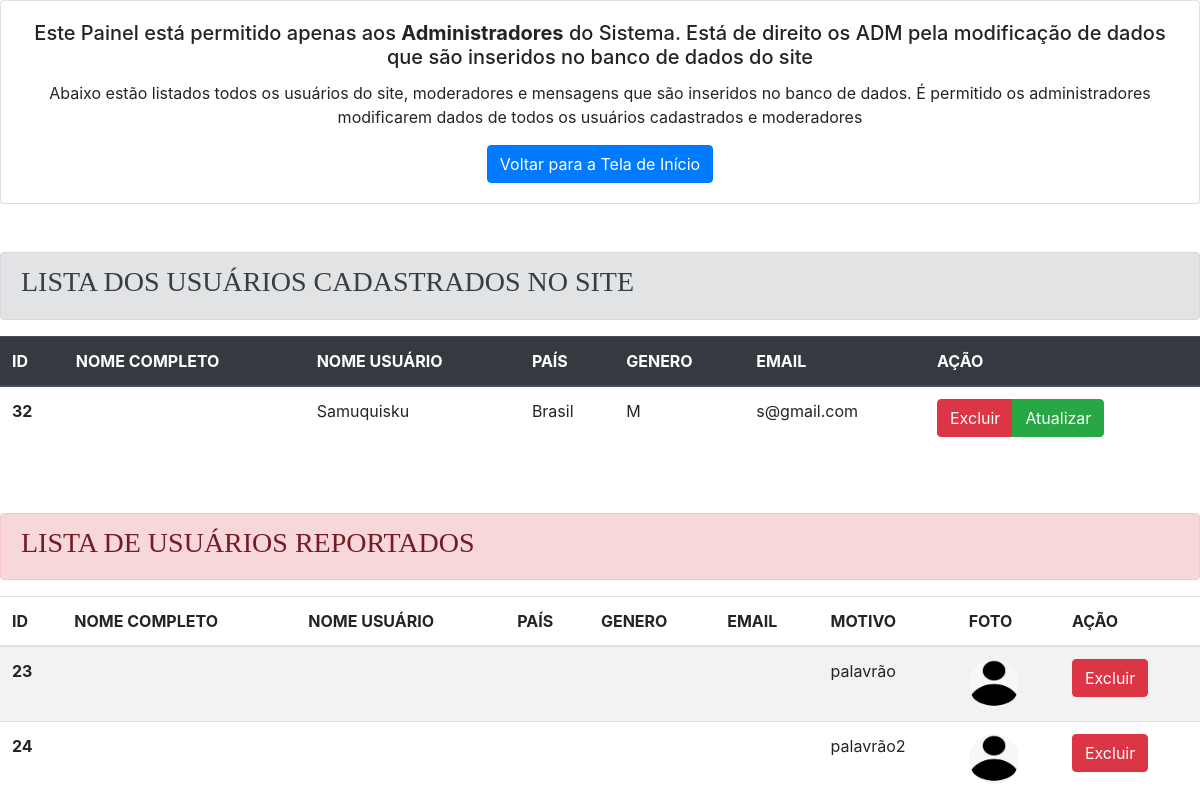
Before: /adm.php with the older database file.
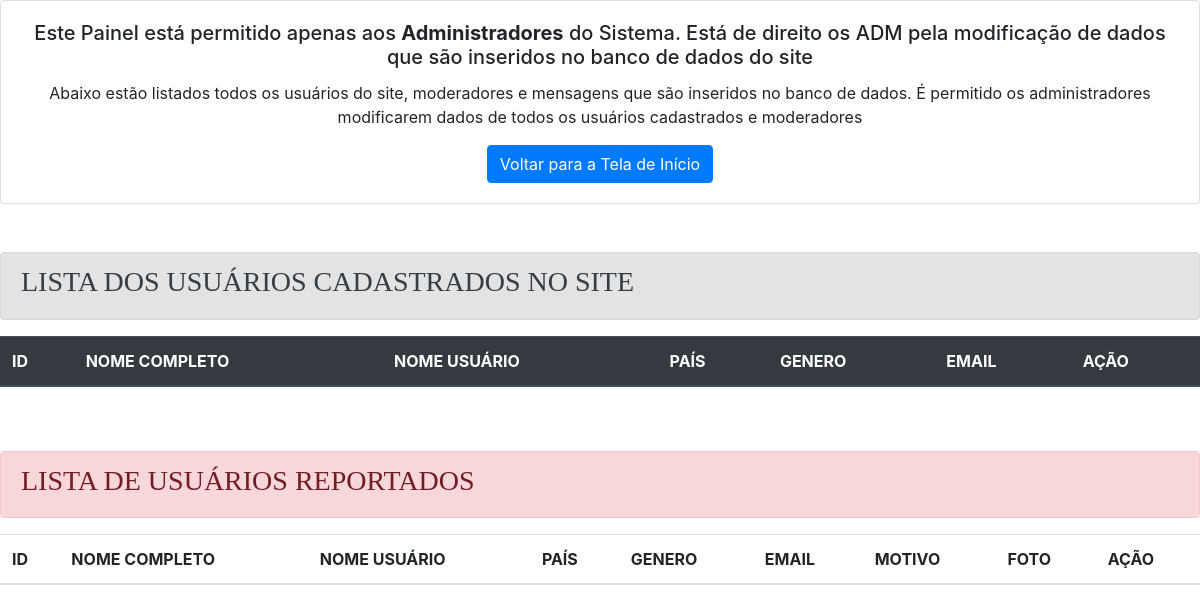
After: the same page with the newer database file.
### tables this page shows
CREATE TABLE `usuarios` (
  `id` int(11) NOT NULL AUTO_INCREMENT,
  `nomecompleto` varchar(200) DEFAULT NULL,
  `nomeusuario` varchar(200) DEFAULT NULL,
  `pais` varchar(200) DEFAULT NULL,
  `genero` varchar(10) DEFAULT NULL,
  `email` varchar(200) NOT NULL,
  `senha` varchar(9) NOT NULL,
  `foto` varchar(200) DEFAULT NULL,
  PRIMARY KEY (`id`)
);

CREATE TABLE `report` (
  `id` int(11) NOT NULL AUTO_INCREMENT,
  `nomecompleto` varchar(200) DEFAULT NULL,
  `nomeusuario` varchar(200) NOT NULL,
  `pais` varchar(250) NOT NULL,
  `genero` varchar(100) NOT NULL,
  `email` varchar(200) NOT NULL,
  `motivo` text NOT NULL,
  `foto` varchar(200) DEFAULT NULL,
  PRIMARY KEY (`id`)
);

### adm.php (the view, shortened to what this page needs)
<?php
include("php/conexao.php");
$sql = "SELECT * FROM usuarios";
$result = mysqli_query($con,$sql);
$sql2 = "SELECT * FROM report";
$result2 = mysqli_query($con,$sql2);
?>
<!DOCTYPE html>
<html>
<head>
	<link rel="stylesheet" href="css/bootstrap.css">
</head>
<body>
	<div class="card" style="width: 100%; text-align: center;">
		<div class="card-body">
			<h5 class="card-title">Este Painel está permitido apenas aos <b>Administradores</b> do Sistema. Está de direito os ADM pela modificação de dados que são inseridos no banco de dados do site</h5>
			<p class="card-text">Abaixo estão listados todos os usuários do site, moderadores e mensagens que são inseridos no banco de dados. É permitido os administradores modificarem dados de todos os usuários cadastrados e moderadores</p>
			<a href="index.php" class="btn btn-primary">Voltar para a Tela de Início</a>
		</div>
	</div>
	<br>
	<br>
	<div class="alert alert-secondary" role="alert">
		<h3 style="font-family: 'Arial Black';">LISTA DOS USUÁRIOS CADASTRADOS NO SITE</h3>
	</div>
	<table class="table">
		<thead class="thead-dark">
			<tr>
				<th scope="col">ID</th>
				<th scope="col">NOME COMPLETO</th>
				<th scope="col">NOME USUÁRIO</th>
				<th scope="col">PAÍS</th>
				<th scope="col">GENERO</th>
				<th scope="col">EMAIL</th>
				<th scope="col">AÇÃO</th>
			</tr>
		</thead>
		<tbody>
			<?php while($row = mysqli_fetch_assoc($result)){ ?>
				<tr>
					<th scope="row"><?php echo $row['id']; ?></th>
					<td><?php echo $row['nomecompleto']; ?></td>
					<td><?php echo $row['nomeusuario']; ?></td>
					<td><?php echo $row['pais']; ?></td>
					<td><?php echo $row['genero']; ?></td>
					<td><?php echo $row['email']; ?></td>
					<td><div class="btn-group" role="group"><a href="php/_exclui_usu.php?email=<?php echo $row['email']; ?>" class="btn btn-danger">Excluir</a> <a href="editar.php?email=<?php echo $row['email']; ?>" class="btn btn-success">Atualizar</a></div></td>
				</tr>
			<?php } ?>
		</tbody>
	</table>
	<br>
	<br>
	<div class="alert alert-danger" role="alert">
		<h3 style="font-family: 'Arial Black';">LISTA DE USUÁRIOS REPORTADOS</h3>
	</div>
	<table class="table table-striped">
		<thead>
			<tr>
				<th scope="col">ID</th>
				<th scope="col">NOME COMPLETO</th>
				<th scope="col">NOME USUÁRIO</th>
				<th scope="col">PAÍS</th>
				<th scope="col">GENERO</th>
				<th scope="col">EMAIL</th>
				<th scope="col">MOTIVO</th>
				<th scope="col">FOTO</th>
				<th scope="col">AÇÃO</th>
			</tr>
		</thead>
		<tbody>
			<?php while($row = mysqli_fetch_assoc($result2)){ ?>
				<tr>
					<th scope="row"><?php echo $row['id']; ?></th>
					<td><?php echo $row['nomecompleto']; ?></td>
					<td><?php echo $row['nomeusuario']; ?></td>
					<td><?php echo $row['pais']; ?></td>
					<td><?php echo $row['genero']; ?></td>
					<td><?php echo $row['email']; ?></td>
					<td><?php echo $row['motivo']; ?></td>
					<td><img class="minhafoto" src="<?php if($row['foto'] != null){echo('/ProjetosChatTempoReal/uploads/'.$row['foto']);}else{ echo('/ProjetosChatTempoReal/img/login.png');} ?>"></td>
					<td><div class="btn-group" role="group"><a href="php/_exclui_usu.php?email=<?php echo $row['email']; ?>" class="btn btn-danger">Excluir</a></div></td>
				</tr>
			<?php } ?>
		</tbody>
	</table>
</body>
</html>

### adm.php (style rules this page uses)
.minhafoto { width: 50px; height: 50px; border-radius: 50%; }

Changed rows visible on the page:
removed usuarios: id "32", nomeusuario "Samuquisku", pais "Brasil", genero "M", email "s@gmail.com"
removed report: id "23", motivo "palavrão"
removed report: id "24", motivo "palavrão2"
